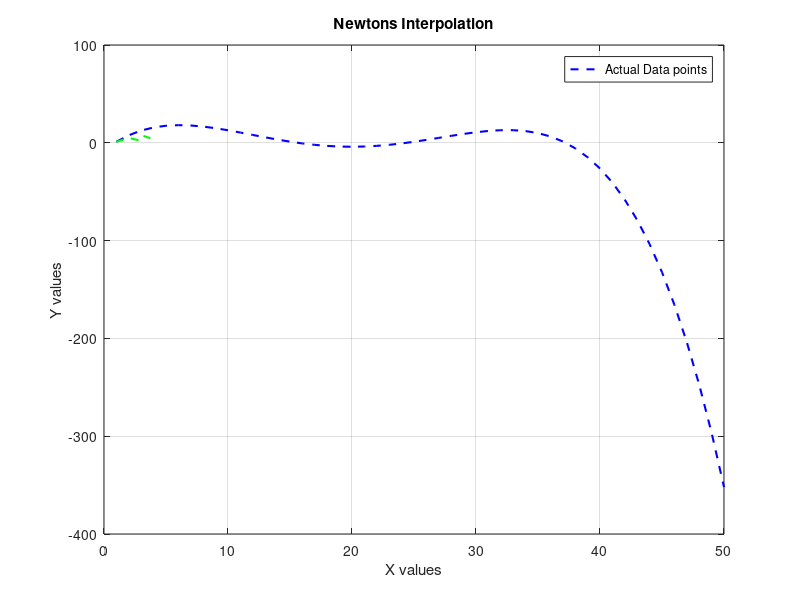

The MATLAB script that drew this image:
clc
clear

as = [];

function [slope] = divided_difference(y2, y1, x2, x1)
    slope = (y2 - y1) / (x2 - x1);

end


function [sum] = NI(x, y, number)

    as = []

    as = [as, y(1)]
    
    temp_y = y;
    
    for order = 1: length(x)-1
        for i = 1: length(temp_y)-1
            temp_y(i) = divided_difference(temp_y(i+1), temp_y(i), x(i + order), x(i));
        
        end
        
        temp_y = temp_y(1: end-1);
        as = [as, temp_y(1)];
    end
    
    
    sum = 0
    
    for i = 1: length(as)
        mul = 1
        for j = 1:i-1
            mul = mul * (number - x(j));
        end
        sum = sum + (as(i)*mul);
    end
end


x = [1,  2,    3,    3.2,    3.9];
y = [1,  5,    2,    7,      4];

sample_points = 50
test_xs = linspace(1, length(x), sample_points)
test_ys = []
for i = 1: sample_points
    test_ys = [test_ys, NI(x, y, test_xs(i)) ]
end


plot(1:length(test_ys), test_ys, '--b', 'LineWidth', 1.5);
xlabel('X values');
ylabel('Y values');
title('Newtons Interpolation');
legend('Predicted Data points');

hold on

plot(x, y, '--g', 'LineWidth', 1.5);
legend('Actual Data points');


grid on;
